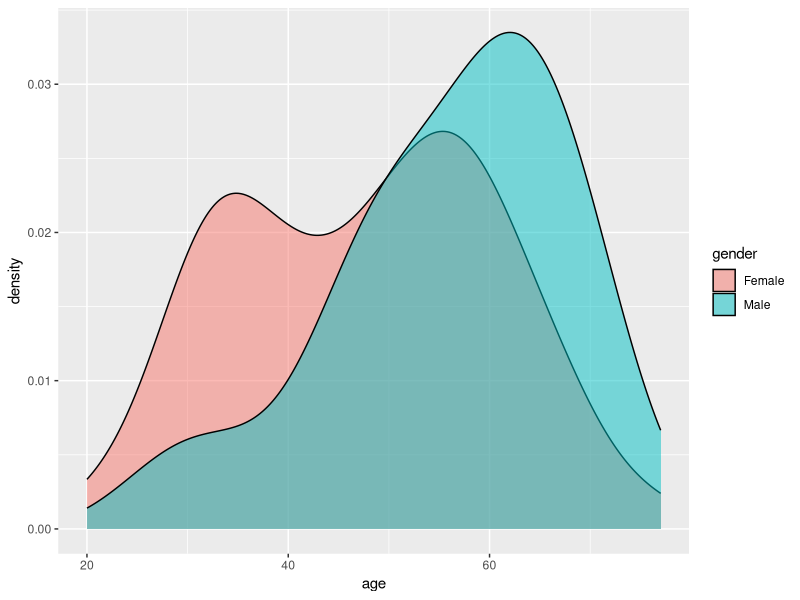
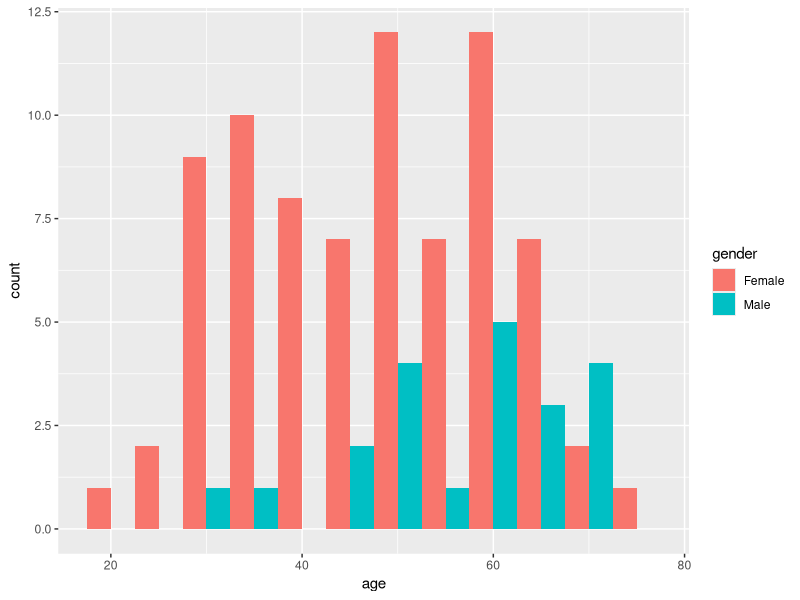
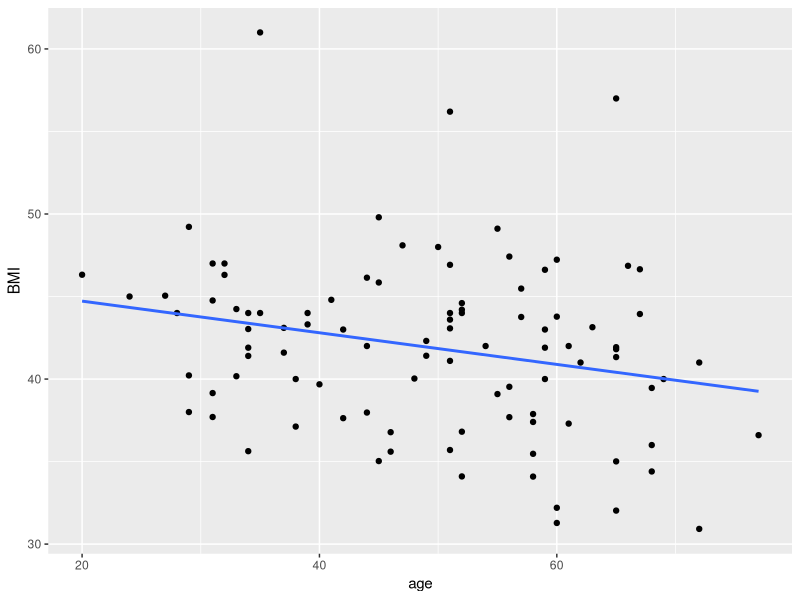
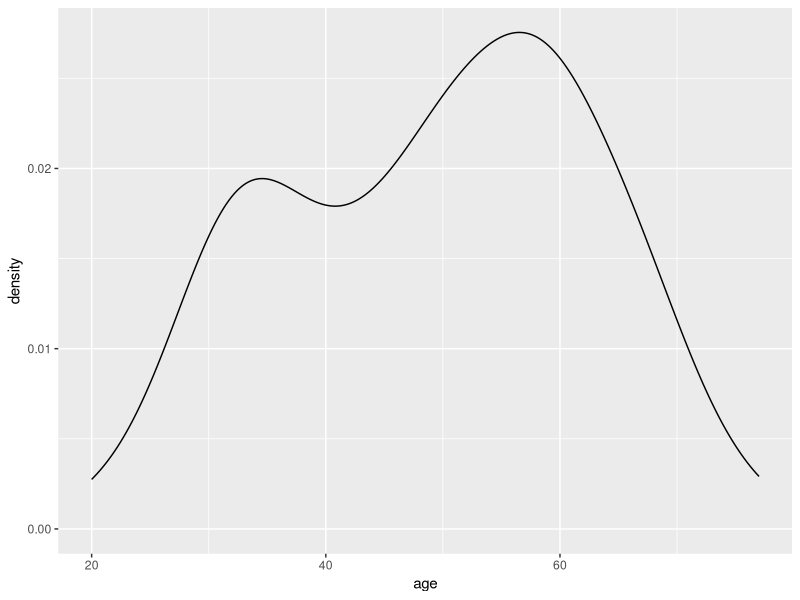
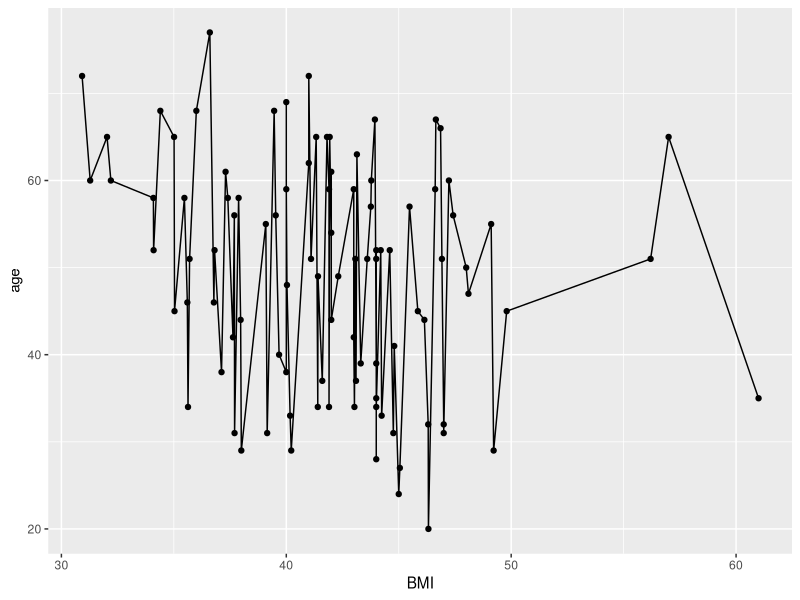
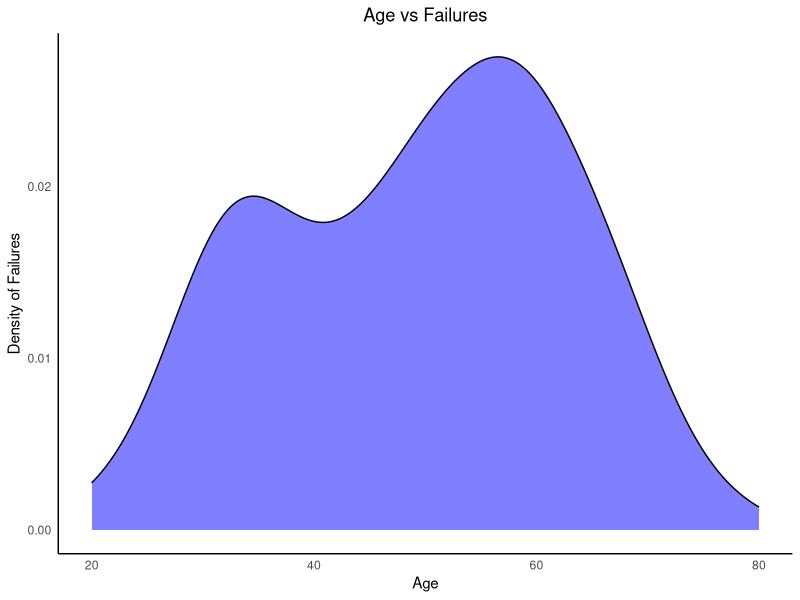

R code for these plots, in order:
## ---- chunk 1
library(tidyverse)
library(here)

here()
data <- read_delim(here("Data", "exam_data.txt")) #Assigning the dataset to an object "data".
data

## ---- chunk 2
tidy_data <- data %>% rename(BMI = "BMI kg/m2", # Renaming columns 
                Attempts = "# attempts",
                Failures = "# failures") %>% 
  distinct() %>% # Removing duplicates
  pivot_wider(names_from = difficulties_intubating_feature, 
              values_from = difficulties_intubating_value) %>% 
  # Creating three new columns by pivoting wider 
  separate(col = last_method_S_F,
           into = c("last_method", "last_method_S_F"),
           sep = "_") %>% # Splitting the last_method_S_F column into two different columns
  mutate(last_method_S_F = as.double(last_method_S_F),
         last_method = as.double(last_method)) #Converting these two columns to numeric columns as they were turned into character columns when splitting them
  
## ---- chunk 3
data2 <- tidy_data %>% select(-c(month, year)) # Removing the columns month and year 
 
## ---- chunk 4
ad_df <- read_delim(here("Data", "exam_data_join.txt")) # Importing the additional dataset and assigning it to an object
## ---- chunk 5
joined_df <- data2 %>% 
  left_join(ad_df, by = "id") %>%  # Deciding to join the original dataframe to the ad_df by the column "id" as this is present in both datasets
  distinct() %>% # Removing duplicates
 mutate(gender = if_else(gender == 0, "Female", "Male"), # Could also have used the function case_when like this: mutate(gender =case_when(gender == "0" ~ "Female", gender == "1" ~ "Male"))
        Mallampati_asa = (asa*Mallampati), # Adding a column multiplicating the columns asa and Mallampati ) # Changing the column gender to character observations
        Ease_quartile = cut(ease, breaks = 4), # Creating a new column with quartile-values for the ease-column 
        Method_check = if_else(last_method == Randomization, "True", "False")) %>%  # Creating a new column that checks whether the column "last method" contains the same values as the column "Randomization) 

  select(id, gender, age, everything()) %>%  #Changing the order of the columns so that id, gender and age is at the beginning of the dataset. 
  arrange(id) #%>%  # The id's in our dataset are already in increasing order

## ---- chunk 6
joined_df %>% summarise(across(everything(), ~sum(is.na(.)))) # There are 2 missing values for BMI,  1 for sore_throat, 1 for mallampati and 1 for mallampati_asa
## ---- chunk 7
joined_df %>% 
  group_by(gender) %>% 
  summarise(
    min_total_intubation_time = min(total_intubation_time, na.rm = T),  #It is possible to use na.rm = T instead of writing TRUE (it does the same)
    max_total_intubation_time = max(total_intubation_time, na.rm = T),
    mean_total_intubation_time = mean(total_intubation_time, na.rm = T),
    sd_total_intubation_time = sd(total_intubation_time, na.rm = T))
## ---- chunk 8
joined_df %>% 
  group_by(gender) %>% 
  filter(BMI <= 40) %>% 
   summarise(
    min_total_intubation_time = min(total_intubation_time, na.rm = T),
    max_total_intubation_time = max(total_intubation_time, na.rm = T),
    mean_total_intubation_time = mean(total_intubation_time, na.rm = T),
    sd_total_intubation_time = sd(total_intubation_time, na.rm = T))
## ---- chunk 9
joined_df %>% 
  group_by(Randomization) %>% 
  filter(gender == "Female") %>% 
   summarise(
    min_total_intubation_time = min(total_intubation_time, na.rm = T),
    max_total_intubation_time = max(total_intubation_time, na.rm = T),
    mean_total_intubation_time = mean(total_intubation_time, na.rm = T),
    sd_total_intubation_time = sd(total_intubation_time, na.rm = T))
## ---- chunk 10
joined_df %>% 
  group_by(Attempts) %>% 
  filter(age > 45) %>% 
   summarise(
    min_total_intubation_time = min(total_intubation_time, na.rm = T),
    max_total_intubation_time = max(total_intubation_time, na.rm = T),
    mean_total_intubation_time = mean(total_intubation_time, na.rm = T),
    sd_total_intubation_time = sd(total_intubation_time, na.rm = T))
## ---- chunk 11
joined_df %>% 
  group_by(Failures) %>% 
  filter(Mallampati >= 2) %>% 
   summarise(
    min_total_intubation_time = min(total_intubation_time, na.rm = T),
    max_total_intubation_time = max(total_intubation_time, na.rm = T),
    mean_total_intubation_time = mean(total_intubation_time, na.rm = T),
    sd_total_intubation_time = sd(total_intubation_time, na.rm = T))
## ---- chunk 12
CC_table <- joined_df %>%
  count(gender, Attempts)
## ---- chunk 13

#Checking if age distribution depends on gender:
joined_df %>% ggplot(aes(x = age, fill = gender)) + geom_density(alpha = 0.5)   # Density plot of the age distribution depending on gender I LIKE THIS THE BEST FOR AGE AND GENDER. also recommend writing the plots like this as opposed to the other way of writing it (like below)

ggplot(joined_df, aes(x = age, fill = gender)) +
  geom_histogram(binwidth = 5, position = "dodge") # Histogram of age depending on gender

#Checking if age and BMI have a linear relationship
joined_df %>% 
  ggplot(aes(x = age, y = BMI)) + geom_point() + geom_smooth(method = "lm", se = F) # Checking if age and BMI have a linear relationship by adding geom_smooth (adds a regression line) to a scatterplot.

ggplot(joined_df, aes(x = age, fill = BMI)) +
  geom_density(alpha = 0.5) 

ggplot(joined_df, aes(x = BMI, y = age)) +
  geom_point() + geom_line()
## ---- chunk 14
#trying this question
joined_df %>% ggplot(aes(x = age, fill = Failures)) + geom_density(alpha = 0.5,fill= "blue")+theme_minimal()+labs(title = "Age vs Failures")+ylab("Density of Failures")+theme(plot.title = element_text(hjust =0.5 ))+scale_x_continuous(name = "Age",limits = c(20,80))+theme(panel.grid.major = element_blank(), panel.grid.minor = element_blank(),
panel.background = element_blank(), axis.line = element_line(colour = "black"))
#Could also do a histogram, though somehow couldn't get it pretty
